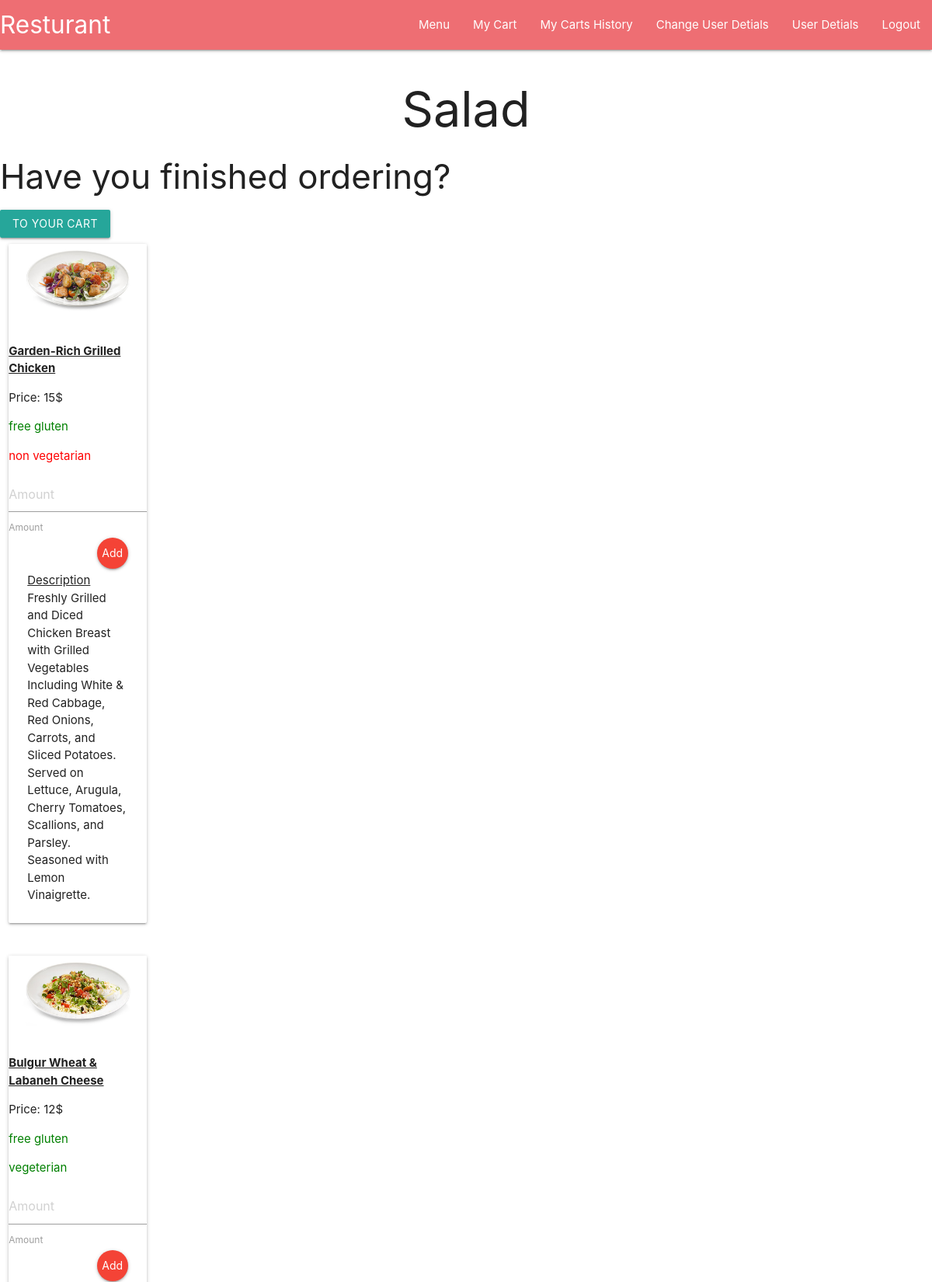
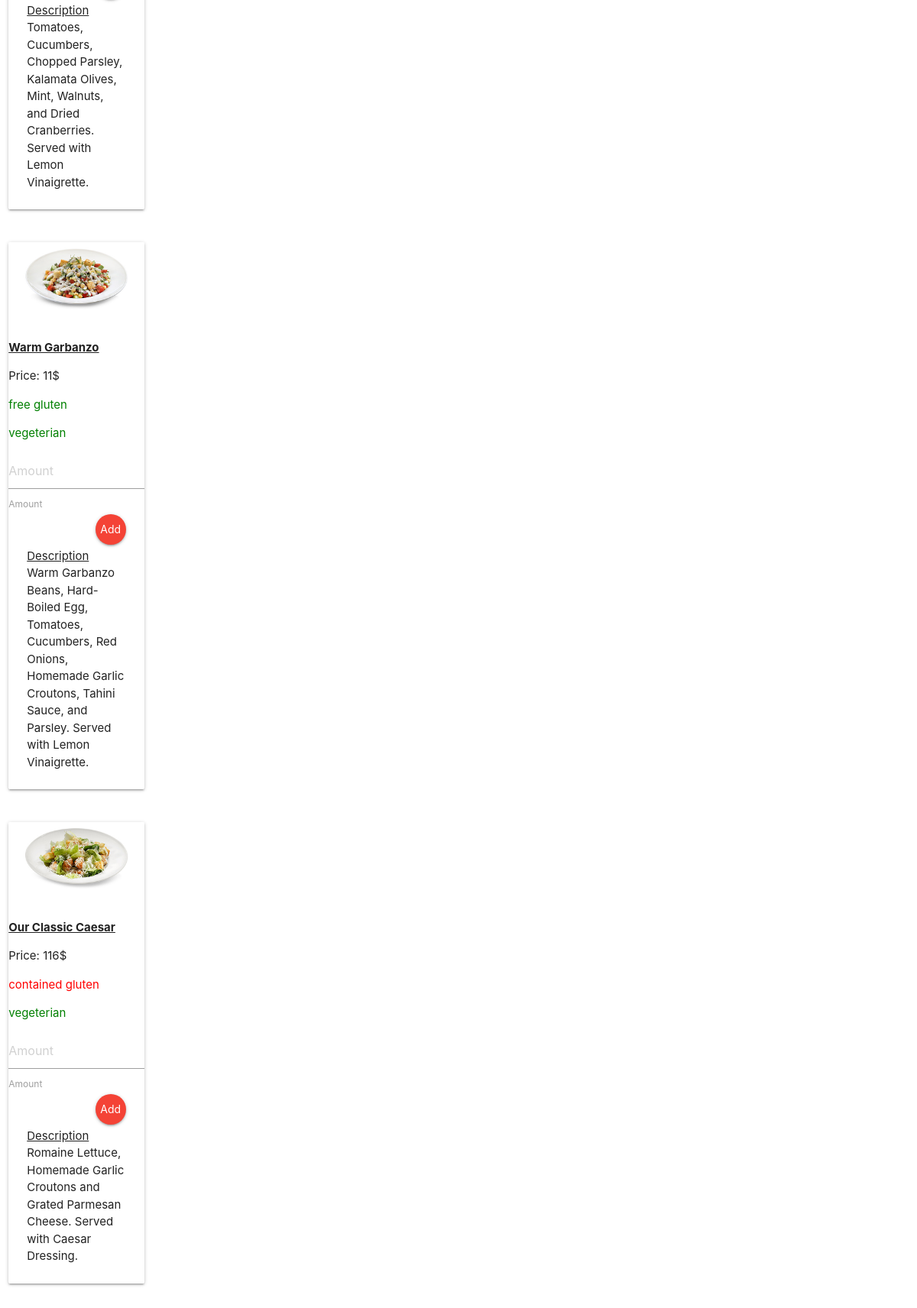
/categories/Salad (signed in, upper part), run on the app's committed database (2 pictures, top to bottom).
### category/models.py (models this page shows, shortened)
class Category(models.Model):
    name = models.CharField(max_length=200,unique=True)
    image = models.TextField()

### dish/models.py (models this page shows, shortened)
class Dish(models.Model):
    name = models.CharField(max_length=200)
    price = models.PositiveIntegerField(default=1, validators=[MinValueValidator(1)])
    description = models.TextField(blank=True)
    image = models.TextField(blank=True)
    is_gluten_free = models.BooleanField()
    is_vegeterian = models.BooleanField()
    category = models.ForeignKey(Category,on_delete=models.CASCADE)

### category/views.py (the view)
# urls.py: path('<str:category_name>',views.show_category,name="show-category")
@login_required(login_url="login")
def show_category(request,category_name):
    category = Category.objects.get(name=category_name)
    return render(request,'category/category.html',{"dishes":category.dish_set.all(),"category":category,"is_cart_empty": is_cart_empty(request)})

### cart/views.py (called while the page is built)
def is_cart_empty(request):
    cart = list(Cart.objects.filter(user_id=request.user.id))[-1]
    items = Item.objects.filter(cart_id=cart.id)
    return len(items) == 0

### category/templates/category/category.html (shortened to what this page needs)
{%extends 'layouts/layout.html'%}
{% load static %}
{% block content %}
{% include 'common/navbar_login_user.html' %}
<h1 style="text-align: center;">{{category.name}}</h1>
{% if is_cart_empty %}
<h3 style="text-align: center;color: brown;">Your curret cart is still empty</h3>
{% else %}
<h3>Have you finished ordering?</h3>
<a href="{% url 'show-cart' %}" class="waves-effect waves-light btn">To your cart</a>
{%  endif%}
{% for dish in dishes %}
<div class="row">
    <div class="col s6 m2">
      <div class="card">
        <div class="card-image">
          <img src="{{dish.image}}" alt="{{dish.name}}">
          <br>
          <p style="text-decoration: underline; font-weight: bold;">{{dish.name | title}}</p>
          <p>Price: {{dish.price}}$</p>
          {% if dish.is_gluten_free %}
            <p style="color: green;">free gluten</p>
          {% else %}
            <p style="color: red;">contained gluten</p>
          {% endif %}
          {% if dish.is_vegeterian %}
            <p style="color: green;">vegeterian</p>
          {% else %}
            <p style="color: red;">non vegetarian</p>
          {% endif %}
          <form action="{% url 'add-dish' id=dish.id %}" method="POST">
              <input id="amount" type="number" placeholder="Amount" name="amount" min="1" required>
              <label for="amount">Amount</label>
              <br>
              <br>
              <button type="submit" class="btn-floating halfway-fab waves-effect waves-light red">Add</button>
          </form>
        </div>
        <div class="card-content">
          <p><span style="text-decoration: underline;">Description</span>{{dish.description | linebreaks}}</p>
        </div>
      </div>
    </div>
  </div>
{% endfor %}
{% endblock content %}

### data on the page
Category: name "Salad"
Dish: image (picture), name "Garden-Rich Grilled Chicken", price "15", is_gluten_free "free gluten", is_vegeterian "non vegetarian", description "Freshly Grilled and Diced Chicken Breast with Grilled Vegetables Including White & Red Cabbage, Red Onions, Carrots, and Sliced Potatoes. Served on Lettuce, Arugula, Cherry Tomatoes, Scallions, and Parsley. Seasoned with Lemon Vinaigrette."
Dish: image (picture), name "Bulgur Wheat & Labaneh Cheese", price "12", is_gluten_free "free gluten", is_vegeterian "vegeterian", description "Tomatoes, Cucumbers, Chopped Parsley, Kalamata Olives, Mint, Walnuts, and Dried Cranberries. Served with Lemon Vinaigrette."
Dish: image (picture), name "Warm Garbanzo", price "11", is_gluten_free "free gluten", is_vegeterian "vegeterian", description "Warm Garbanzo Beans, Hard-Boiled Egg, Tomatoes, Cucumbers, Red Onions, Homemade Garlic Croutons, Tahini Sauce, and Parsley. Served with Lemon Vinaigrette."
Dish: image (picture), name "Our Classic Caesar", price "116", is_gluten_free "contained gluten", is_vegeterian "vegeterian", description "Romaine Lettuce, Homemade Garlic Croutons and Grated Parmesan Cheese. Served with Caesar Dressing."
